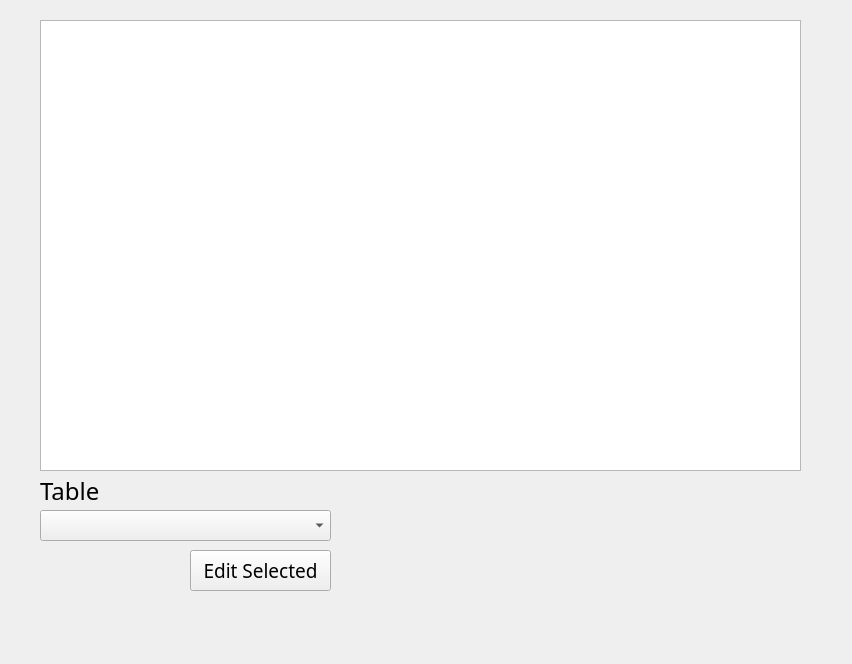
      <widget class="QWidget" name="TablePage">
       <widget class="QTableWidget" name="Table_TableWidget">
        <property name="geometry">
         <rect>
          <x>40</x>
          <y>20</y>
          <width>761</width>
          <height>451</height>
         </rect>
        </property>
       </widget>
       <widget class="QComboBox" name="Table_TableInput">
        <property name="geometry">
         <rect>
          <x>40</x>
          <y>510</y>
          <width>291</width>
          <height>31</height>
         </rect>
        </property>
        <property name="font">
         <font>
          <family>Source Sans Pro</family>
          <pointsize>12</pointsize>
         </font>
        </property>
       </widget>
       <widget class="QLabel" name="Table_TableLabel">
        <property name="geometry">
         <rect>
          <x>40</x>
          <y>470</y>
          <width>141</width>
          <height>41</height>
         </rect>
        </property>
        <property name="font">
         <font>
          <family>Source Sans Pro</family>
          <pointsize>18</pointsize>
          <weight>50</weight>
          <bold>false</bold>
         </font>
        </property>
        <property name="text">
         <string>Table</string>
        </property>
       </widget>
       <widget class="QPushButton" name="Table_EditSelectedButton">
        <property name="geometry">
         <rect>
          <x>190</x>
          <y>550</y>
          <width>141</width>
          <height>41</height>
         </rect>
        </property>
        <property name="font">
         <font>
          <family>Coolvetica Rg</family>
          <pointsize>14</pointsize>
         </font>
        </property>
        <property name="text">
         <string>Edit Selected</string>
        </property>
        <property name="flat">
         <bool>false</bool>
        </property>
       </widget>
       <widget class="QLabel" name="Table_Background">
        <property name="geometry">
         <rect>
          <x>0</x>
          <y>0</y>
          <width>843</width>
          <height>655</height>
         </rect>
        </property>
        <property name="text">
         <string/>
        </property>
       </widget>
       <zorder>Table_Background</zorder>
       <zorder>Table_TableWidget</zorder>
       <zorder>Table_TableInput</zorder>
       <zorder>Table_TableLabel</zorder>
       <zorder>Table_EditSelectedButton</zorder>
      </widget>
